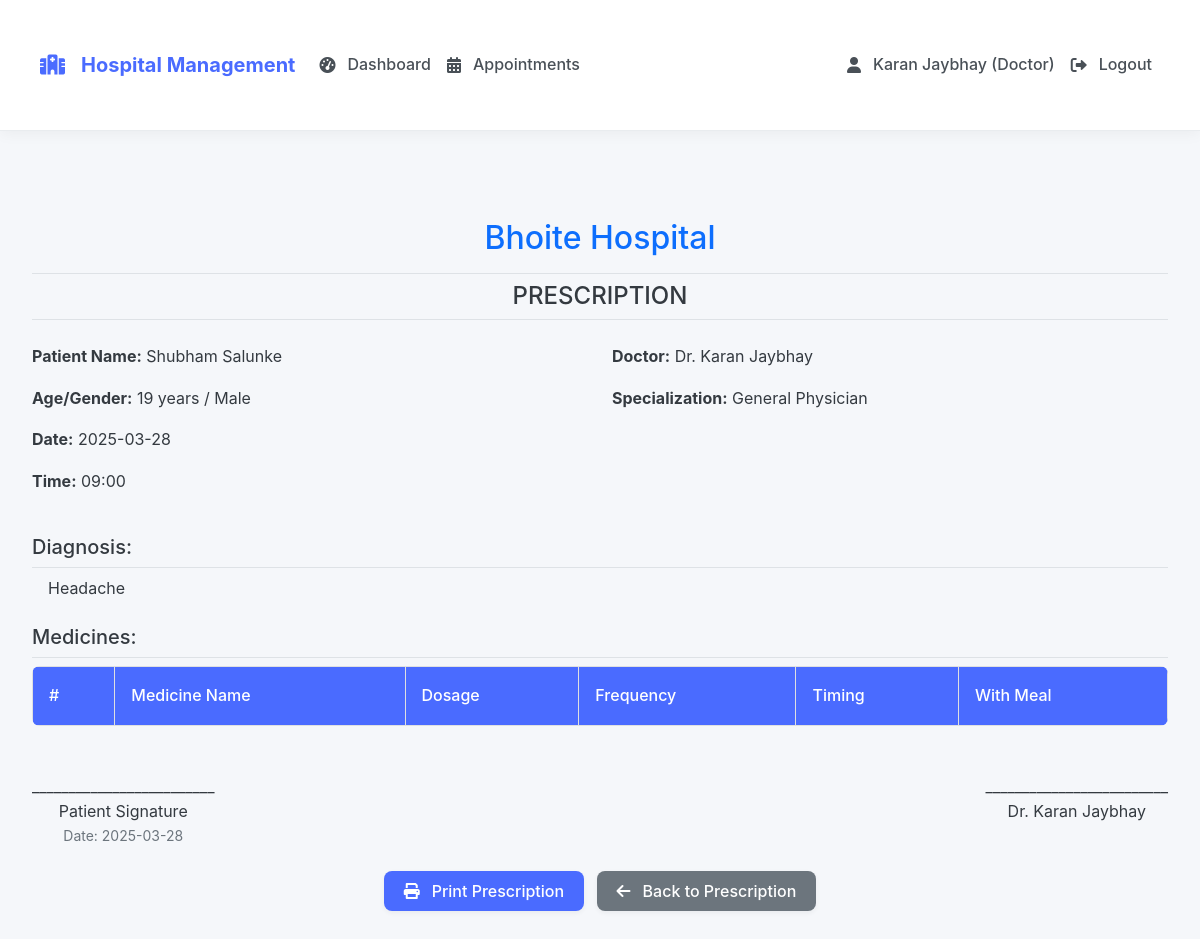
Screenshot of /doctor/print_prescription/1 (signed in) with the database file from the repository.
### tables this page shows
CREATE TABLE doctors (
        id INTEGER PRIMARY KEY AUTOINCREMENT,
        name TEXT NOT NULL,
        specialization TEXT NOT NULL,
        experience INTEGER,
        consultation_fee REAL,
        contact TEXT,
        bio TEXT,
        image_path TEXT,
        username TEXT UNIQUE,
        password TEXT,
        created_by INTEGER,
        hospital_id INTEGER NOT NULL,
        FOREIGN KEY (created_by) REFERENCES staff(id),
        FOREIGN KEY (hospital_id) REFERENCES staff(id)
    );

CREATE TABLE staff (
        id INTEGER PRIMARY KEY AUTOINCREMENT,
        name TEXT NOT NULL,
        email TEXT UNIQUE NOT NULL,
        password TEXT NOT NULL,
        hospital_name TEXT NOT NULL,
        created_at TIMESTAMP DEFAULT CURRENT_TIMESTAMP
    );

CREATE TABLE patients (
        id INTEGER PRIMARY KEY AUTOINCREMENT,
        name TEXT NOT NULL,
        age INTEGER NOT NULL,
        gender TEXT,
        contact TEXT,
        address TEXT,
        medical_history TEXT,
        created_at TIMESTAMP DEFAULT CURRENT_TIMESTAMP,
        created_by INTEGER,
        hospital_id INTEGER NOT NULL,
        FOREIGN KEY (created_by) REFERENCES staff(id),
        FOREIGN KEY (hospital_id) REFERENCES staff(id)
    );

CREATE TABLE appointments (
        id INTEGER PRIMARY KEY AUTOINCREMENT,
        patient_id INTEGER NOT NULL,
        doctor_id INTEGER NOT NULL,
        date TEXT NOT NULL,
        time_slot TEXT NOT NULL,
        status TEXT DEFAULT 'Scheduled',
        notes TEXT,
        created_at TIMESTAMP DEFAULT CURRENT_TIMESTAMP,
        hospital_id INTEGER NOT NULL,
        FOREIGN KEY (patient_id) REFERENCES patients(id),
        FOREIGN KEY (doctor_id) REFERENCES doctors(id),
        FOREIGN KEY (hospital_id) REFERENCES staff(id)
    );

CREATE TABLE prescriptions (
        id INTEGER PRIMARY KEY AUTOINCREMENT,
        appointment_id INTEGER NOT NULL,
        diagnosis TEXT,
        medicines TEXT,
        instructions TEXT,
        created_at TIMESTAMP DEFAULT CURRENT_TIMESTAMP,
        hospital_id INTEGER NOT NULL,
        FOREIGN KEY (appointment_id) REFERENCES appointments(id),
        FOREIGN KEY (hospital_id) REFERENCES staff(id)
    );

### app.py (the view)
@app.route('/doctor/print_prescription/<int:appointment_id>')
def print_prescription(appointment_id):
    if 'user_id' not in session or session['user_type'] != 'doctor':
        return redirect(url_for('login'))
    conn = get_db_connection()
    try:
        appointment = conn.execute('''
            SELECT id FROM appointments
            WHERE id = ? AND doctor_id = ? AND hospital_id = ?
        ''', (appointment_id, session['user_id'], session['hospital_id'])).fetchone()
        if not appointment:
            flash('Appointment not found', 'danger')
            return redirect(url_for('doctor_appointments'))
        prescription_data = conn.execute('''
            SELECT p.*, a.date, a.time_slot,
                   pt.name as patient_name, pt.age, pt.gender,
                   d.name as doctor_name, d.specialization,
                   s.hospital_name
            FROM prescriptions p
            JOIN appointments a ON p.appointment_id = a.id
            JOIN patients pt ON a.patient_id = pt.id
            JOIN doctors d ON a.doctor_id = d.id
            JOIN staff s ON d.hospital_id = s.id
            WHERE p.appointment_id = ? AND p.hospital_id = ?
        ''', (appointment_id, session['hospital_id'])).fetchone()
        if not prescription_data:
            flash('Prescription not found! Please save the prescription first.', 'danger')
            return redirect(url_for('prescriptions', appointment_id=appointment_id))
        prescription = dict(prescription_data)
        return render_template('doctor/print_prescription.html',
                            prescription=prescription)
    except Exception as e:
        flash(f'Error loading prescription: {str(e)}', 'danger')
        return redirect(url_for('doctor_appointments'))
    finally:
        conn.close()

### app.py (called while the page is built)
def get_db_connection():
    conn = sqlite3.connect('hospital.db')
    conn.row_factory = sqlite3.Row
    return conn

### templates/doctor/print_prescription.html (shortened to what this page needs)
{% extends "base.html" %}
{% block content %}
<div class="prescription-card container">
    <div class="text-center mb-4">
        <h2 class="mb-0 text-primary">{{ prescription.hospital_name }}</h2>
        <h4 class="mt-3 border-top border-bottom py-2">PRESCRIPTION</h4>
    </div>
    <div class="row mb-4">
        <div class="col-md-6">
            <p><strong>Patient Name:</strong> {{ prescription.patient_name }}</p>
            <p><strong>Age/Gender:</strong> {{ prescription.age }} years / {{ prescription.gender }}</p>
            <p><strong>Date:</strong> {{ prescription.date }}</p>
            <p><strong>Time:</strong> {{ prescription.time_slot }}</p>
        </div>
        <div class="col-md-6">
            <p><strong>Doctor:</strong> Dr. {{ prescription.doctor_name }}</p>
            <p><strong>Specialization:</strong> {{ prescription.specialization }}</p>
        </div>
    </div>
    <div class="mb-4">
        <h5 class="border-bottom pb-2">Diagnosis:</h5>
        <p class="ps-3">{{ prescription.diagnosis }}</p>
    </div>
    <div class="mb-4">
        <h5 class="border-bottom pb-2">Medicines:</h5>
        <table class="table table-bordered">
            <thead class="table-light">
                <tr>
                    <th>#</th>
                    <th>Medicine Name</th>
                    <th>Dosage</th>
                    <th>Frequency</th>
                    <th>Timing</th>
                    <th>With Meal</th>
                </tr>
            </thead>
        </table>
    </div>
    <div class="mt-5">
        <div class="d-flex justify-content-between">
            <div class="text-center">
                <p class="mb-0">_________________________</p>
                <p class="mb-0">Patient Signature</p>
                <p class="mb-0 text-muted small">Date: {{ prescription.date }}</p>
            </div>
            <div class="text-center">
                <p class="mb-0">_________________________</p>
                <p class="mb-0">Dr. {{ prescription.doctor_name }}</p>
            </div>
        </div>
    </div>
    <div class="no-print mt-4 text-center">
        <button onclick="window.print()" class="btn btn-primary me-2 print-btn">
            <i class="fas fa-print me-1"></i>Print Prescription
        </button>
        <a href="{{ url_for('prescriptions', appointment_id=prescription.appointment_id) }}" class="btn btn-secondary">
            <i class="fas fa-arrow-left me-1"></i>Back to Prescription
        </a>
    </div>
</div>
{% endblock %}

### templates/base.html (shortened to what this page needs)
<!DOCTYPE html>
<html lang="en">
<head>
    <link rel="stylesheet" href="https://cdnjs.cloudflare.com/ajax/libs/font-awesome/6.0.0-beta3/css/all.min.css">
    <link href="https://cdn.jsdelivr.net/npm/bootstrap@5.1.3/dist/css/bootstrap.min.css" rel="stylesheet">
    <link rel="stylesheet" href="{{ url_for('static', filename='css/style.css') }}">
</head>
<body>
    <nav class="navbar navbar-expand-lg navbar-dark bg-primary">
        <div class="container">
            <a class="navbar-brand" href="{{ url_for('home') }}">
                <i class="fas fa-hospital me-2"></i>
                {% if 'hospital_name' in session %}
                    {{ session['hospital_name'] }}
                {% else %}
                    Hospital Management
                {% endif %}
            </a>
            <div class="collapse navbar-collapse" id="navbarNav">
                <ul class="navbar-nav me-auto">
                    {% if 'user_id' in session %}
                        {% if session['user_type'] == 'admin' %}
                            <li class="nav-item">
                                <a class="nav-link" href="{{ url_for('admin_dashboard') }}">
                                    <i class="fas fa-tachometer-alt me-1"></i> Dashboard
                                </a>
                            </li>
                            <li class="nav-item">
                                <a class="nav-link" href="{{ url_for('add_patient') }}">
                                    <i class="fas fa-user-plus me-1"></i> Add Patient
                                </a>
                            </li>
                            <li class="nav-item">
                                <a class="nav-link" href="{{ url_for('add_doctor') }}">
                                    <i class="fas fa-user-md me-1"></i> Add Doctor
                                </a>
                            </li>
                            <li class="nav-item">
                                <a class="nav-link" href="{{ url_for('schedule_appointment') }}">
                                    <i class="fas fa-calendar-check me-1"></i> Schedule Appointment
                                </a>
                            </li>
                        {% else %}
                            <li class="nav-item">
                                <a class="nav-link" href="{{ url_for('doctor_dashboard') }}">
                                    <i class="fas fa-tachometer-alt me-1"></i> Dashboard
                                </a>
                            </li>
                            <li class="nav-item">
                                <a class="nav-link" href="{{ url_for('doctor_appointments') }}">
                                    <i class="fas fa-calendar-alt me-1"></i> Appointments
                                </a>
                            </li>
                        {% endif %}
                    {% endif %}
                </ul>
                <ul class="navbar-nav">
                    {% if 'user_id' in session %}
                        <li class="nav-item">
                            <span class="nav-link">
                                <i class="fas fa-user me-1"></i> {{ session['name'] }}
                                ({{ 'Admin' if session['user_type'] == 'admin' else 'Doctor' }})
                            </span>
                        </li>
                        <li class="nav-item">
                            <a class="nav-link" href="{{ url_for('logout') }}">
                                <i class="fas fa-sign-out-alt me-1"></i> Logout
                            </a>
                        </li>
                    {% endif %}
                </ul>
            </div>
        </div>
    </nav>
    <div class="container mt-4">
        {% block content %}{% endblock %}
    </div>
</body>
</html>

### static/css/style.css (style rules this page uses)
:root { --primary: #4a6bff; --primary-light: #eef1ff; --primary-dark: #3a56d4; --secondary: #6c63ff; --success: #28a745; --info: #17a2b8; --warning: #ffc107; --danger: #dc3545; --light: #f8f9fa; --dark: #343a40; --white: #ffffff; --gray-100: #f8f9fa; --gray-200: #e9ecef; --gray-300: #dee2e6; --gray-400: #ced4da; --gray-500: #adb5bd; --gray-600: #6c757d; --gray-700: #495057; --gray-800: #343a40; --gray-900: #212529; }
body { font-family: 'Inter', -apple-system, BlinkMacSystemFont, 'Segoe UI', Roboto, 'Helvetica Neue', Arial, sans-serif; background-color: #f5f7fa; color: var(--gray-800); line-height: 1.6; min-height: 100vh; }
.container { max-width: 1200px; padding: 2rem 1rem; }
.btn { border-radius: 8px; padding: 0.5rem 1.25rem; font-weight: 500; transition: all 0.3s ease; box-shadow: 0 2px 5px rgba(0, 0, 0, 0.05); border: none; display: inline-flex; align-items: center; justify-content: center; gap: 0.5rem; }
.btn-primary { background-color: var(--primary); color: white; }
.navbar { padding: 0.75rem 1.5rem; background: var(--white) !important; box-shadow: 0 2px 15px rgba(0, 0, 0, 0.05); border-bottom: 1px solid var(--gray-200); }
.navbar-brand { font-weight: 700; color: var(--primary) !important; font-size: 1.25rem; display: flex; align-items: center; gap: 0.5rem; }
.nav-link { color: var(--gray-700) !important; font-weight: 500; padding: 0.5rem 1rem; border-radius: 8px; transition: all 0.3s ease; display: flex; align-items: center; gap: 0.5rem; }
.table { border-radius: 8px; overflow: hidden; margin-bottom: 0; }
.table th { background-color: var(--primary); color: var(--white); font-weight: 500; padding: 1rem; }

### rows the page displays
doctors: name "Karan Jaybhay", doctor_name "Karan Jaybhay", specialization "General Physician"
staff: hospital_name "Bhoite Hospital"
patients: patient_name "Shubham Salunke", age "19", gender "Male"
appointments: date "2025-03-28", time_slot "09:00"
prescriptions: diagnosis "Headache"

### other values shown
{{ 'Admin' if session['user_type'] == 'admin' else 'Doctor' }} "Doctor"
